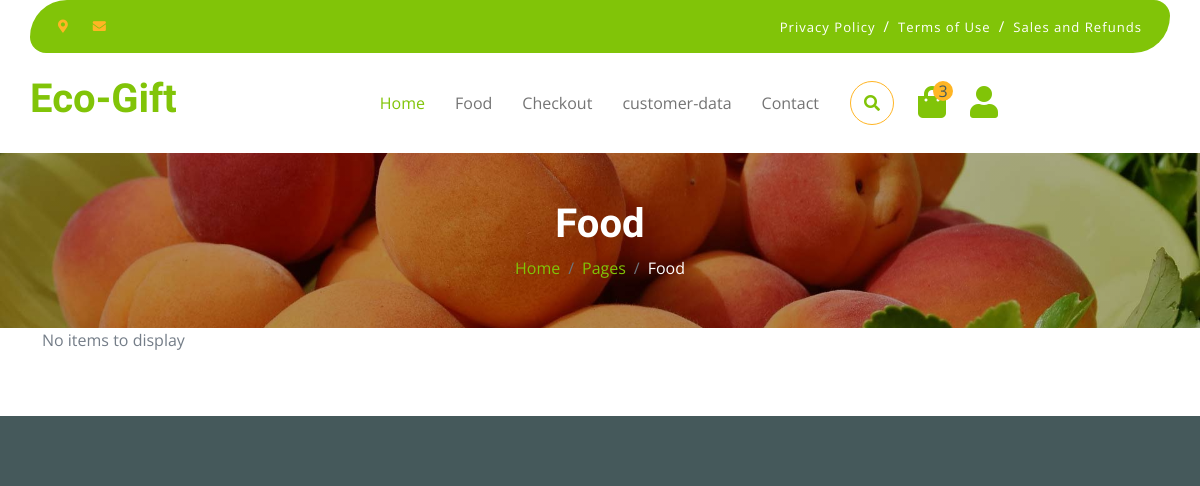
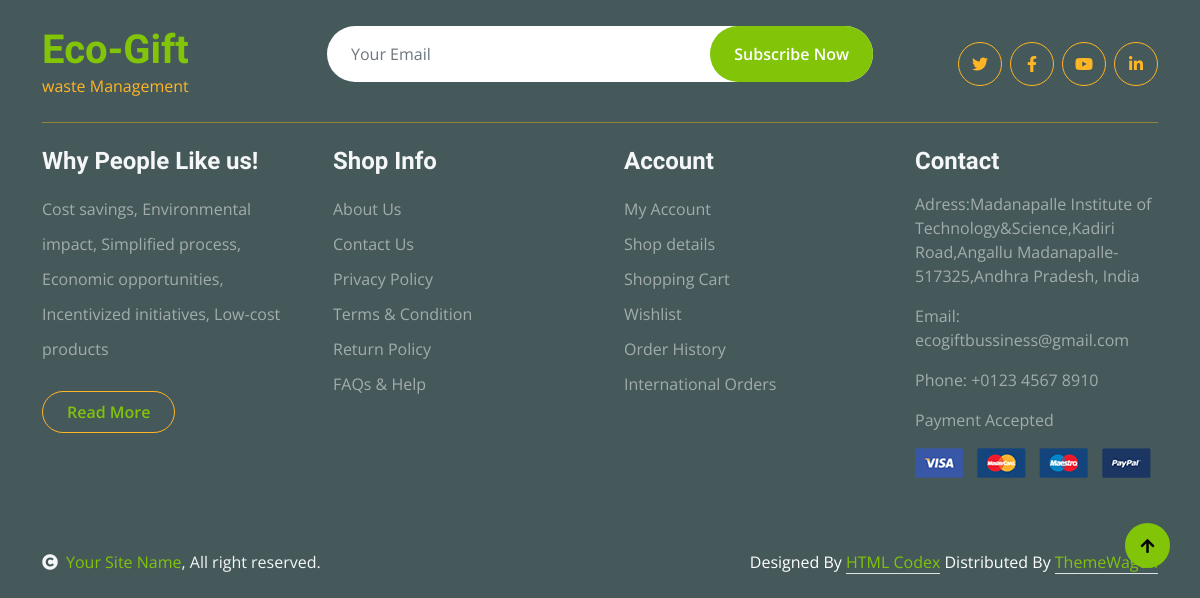
The app's page /shop, older data (2 pictures, top to bottom).
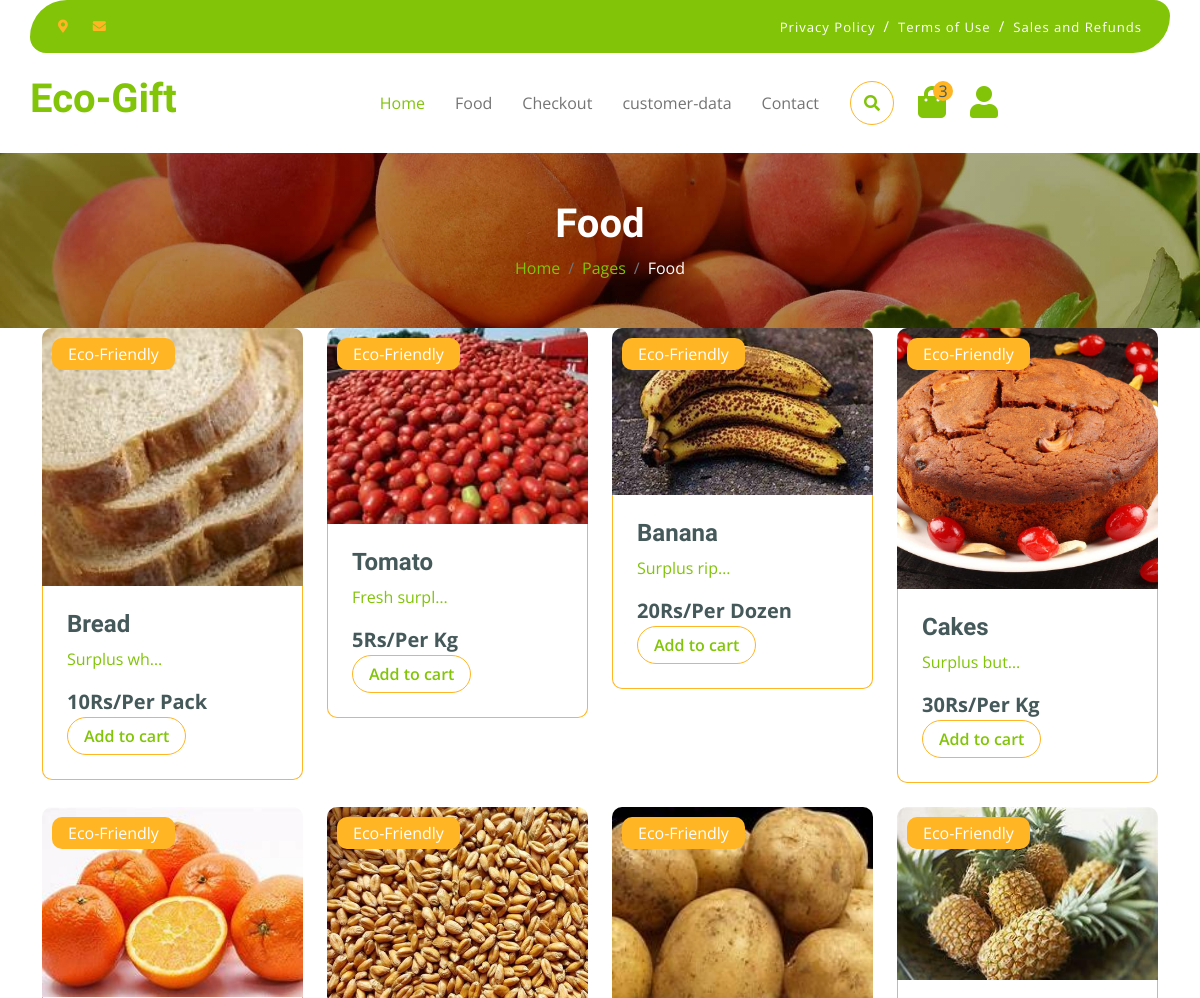
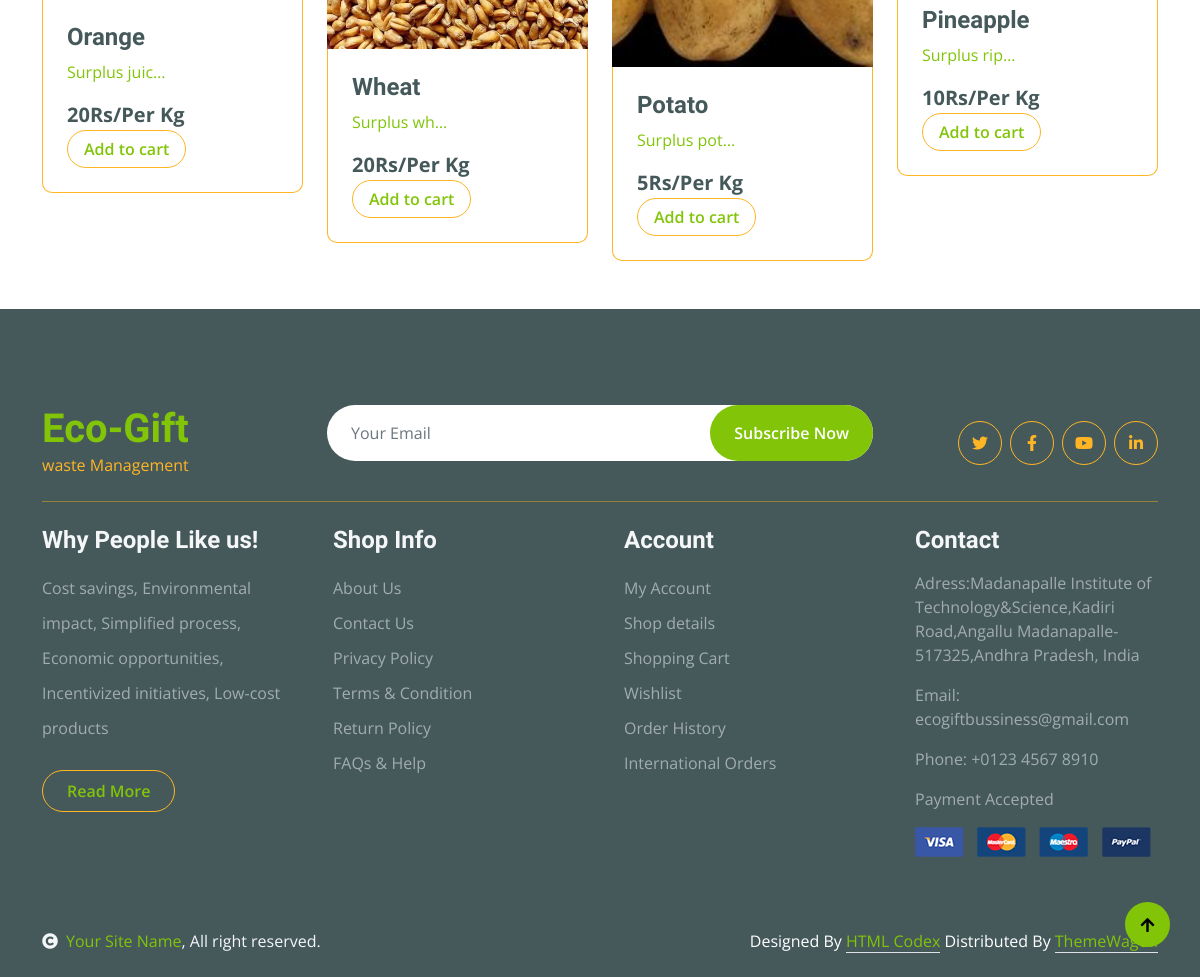
The same page, newer data (2 pictures, top to bottom).
### products/models.py (models this page shows)
class Product(models.Model):
  Name = models.CharField(max_length=255)
  Description = models.TextField(blank=True)
  Price = models.CharField(max_length=10)
  Category = models.ForeignKey(Category, on_delete=models.CASCADE)
  Image = models.ImageField(upload_to='products/', blank=True)
  Seller = models.ForeignKey(Seller, on_delete=models.CASCADE, default = 1)
  units = models.CharField(max_length=20,default="Kg")

### ecogift/views.py (the view)
# urls.py: path('shop', views.shop, name="shop"),
def shop(request):
    pr = Product.objects.filter(Category__in=[6, 8])
    context = {
        "products": pr
    }
    return render(request, 'shop.html', context)

### templates/shop.html (shortened to what this page needs)
{%extends 'base.html'%}
{% load static %}
{% load mathfilters %}
{%block content%}
        <div class="container-fluid page-header py-5">
            <h1 class="text-center text-white display-6">Food</h1>
            <ol class="breadcrumb justify-content-center mb-0">
                <li class="breadcrumb-item"><a href="#">Home</a></li>
                <li class="breadcrumb-item"><a href="#">Pages</a></li>
                <li class="breadcrumb-item active text-white">Food</li>
            </ol>
        </div>
        <div class="container">
            <div class="row g-4" id="products">
                {% if products %}
                    {% for product in products %}
                    <div class="col-md-6 col-lg-4 col-xl-3">
                            <a href="{% url 'shop-details' product.id %}">
                            <div class="rounded position-relative fruite-item">
                                <div class="fruite-img">
                                    <img src="{{ product.Image.url }}" class="img-fluid w-100 rounded-top" alt="{{ product.Name }}">
                                </div>
                                <div class="text-white bg-secondary px-3 py-1 rounded position-absolute" style="top: 10px; left: 10px;">
                                    Eco-Friendly
                                </div>
                                <div class="p-4 border border-secondary border-top-0 rounded-bottom">
                                    <h4>{{ product.Name }}</h4>
                                    <p style="display: block; width: 100px; overflow: hidden; white-space: nowrap; text-overflow: ellipsis;">{{ product.Description }}</p>
                                    <div class="d-flex justify-content-between flex-lg-wrap">
                                        <p class="text-dark fs-5 fw-bold mb-0">{{ product.Price }}Rs/{{ product.units }}</p>
                                        <button onclick="addToCart({{ product.id }})" class="add-to-cart btn border border-secondary rounded-pill px-3 text-primary" data-product-id="{{ product.id }}">
                                            Add to cart
                                        </button>
                                    </div>
                                </div>
                            </div>
                        </a>
                        </div>
                    {% endfor %}
                {% else %}
                    <p>No items to display</p>
                {% endif %}
            </div>
        </div>
{%endblock%}

Row changes from the older to the newer data that the page shows:
added Product: Image (picture), Name "Bread", Description "Surplus wh…", Price "10", units "Per Pack"
added Product: Image (picture), Name "Tomato", Description "Fresh surpl…", Price "5", units "Per Kg"
added Product: Image (picture), Name "Banana", Description "Surplus rip…", Price "20", units "Per Dozen"
added Product: Image (picture), Name "Cakes", Description "Surplus but…", Price "30", units "Per Kg"
added Product: Image (picture), Name "Orange", Description "Surplus juic…", Price "20", units "Per Kg"
added Product: Image (picture), Name "Wheat", Description "Surplus wh…", Price "20", units "Per Kg"
added Product: Image (picture), Name "Potato", Description "Surplus pot…", Price "5", units "Per Kg"
added Product: Image (picture), Name "Pineapple", Description "Surplus rip…", Price "10", units "Per Kg"
Text that changed along with them:
text no longer shown: "No items to display"
